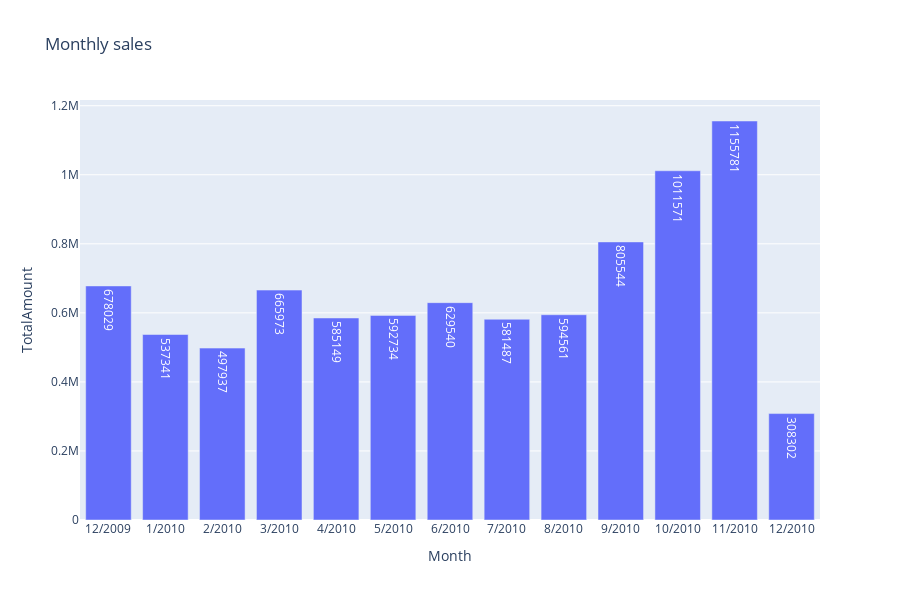

The code cell stored with this chart in its notebook:
### Code cell
create_bar_plot(monthly_amnt,
                'Month',
                'TotalAmount',
                'TotalAmount',
                'Monthly sales',
                'Month',
                "TotalAmount")

### Figure 1 — Plotly figure (JSON) as saved in the notebook; plotly's stock layout.template omitted (floating-point values rounded to 4 significant figures)
{"data": [{"alignmentgroup": "True", "hovertemplate": "Month=%{x}<br>TotalAmount=%{text}<extra></extra>", "legendgroup": "", "marker": {"color": "#636efa", "pattern": {"shape": ""}}, "name": "", "offsetgroup": "", "orientation": "v", "showlegend": false, "text": [678029, 537341, 497937, 665973, 585149, 592734, 629540, 581487, 594561, 805544, 1011571, 1155781, 308302], "textposition": "auto", "type": "bar", "x": ["12/2009", "1/2010", "2/2010", "3/2010", "4/2010", "5/2010", "6/2010", "7/2010", "8/2010", "9/2010", "10/2010", "11/2010", "12/2010"], "xaxis": "x", "y": [678029, 537341, 497937, 665973, 585149, 592734, 629540, 581487, 594561, 805544, 1011571, 1155781, 308302], "yaxis": "y"}], "layout": {"barmode": "relative", "height": 600, "legend": {"tracegroupgap": 0}, "title": {"text": "Monthly sales"}, "xaxis": {"anchor": "y", "domain": [0, 1], "title": {"text": "Month"}}, "yaxis": {"anchor": "x", "domain": [0, 1], "title": {"text": "TotalAmount"}}}}
